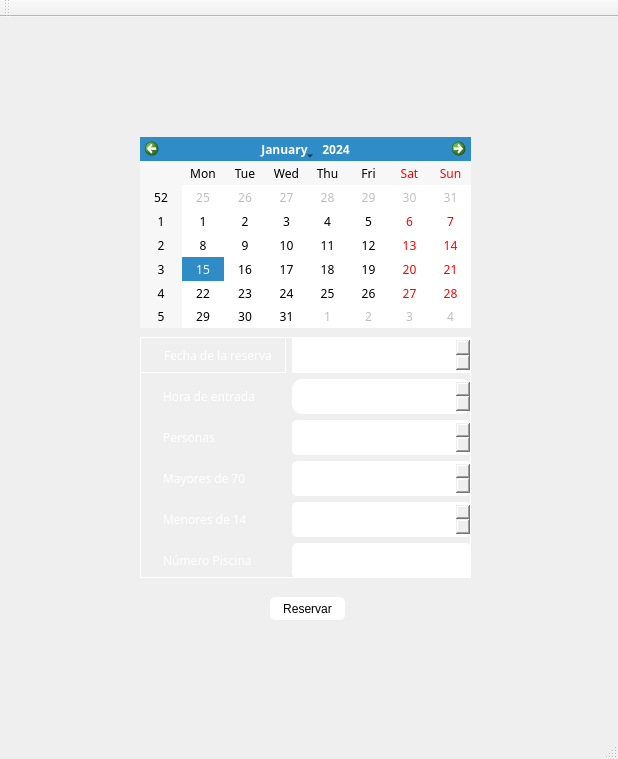
<?xml version="1.0" encoding="UTF-8"?>
<ui version="4.0">
 <class>MainWindow</class>
 <widget class="QMainWindow" name="MainWindow">
  <property name="geometry">
   <rect>
    <x>0</x>
    <y>0</y>
    <width>618</width>
    <height>759</height>
   </rect>
  </property>
  <property name="font">
   <font>
    <family>Myanmar Text</family>
   </font>
  </property>
  <property name="windowTitle">
   <string>MainWindow</string>
  </property>
  <property name="styleSheet">
   <string notr="true">background-color: &quot;#60ACE0&quot;</string>
  </property>
  <widget class="QWidget" name="centralwidget">
   <widget class="QCalendarWidget" name="calendar">
    <property name="geometry">
     <rect>
      <x>140</x>
      <y>120</y>
      <width>331</width>
      <height>191</height>
     </rect>
    </property>
    <property name="styleSheet">
     <string notr="true">font: 8pt &quot;Myanmar Text&quot;;
background-color: &quot;#60ACE9&quot;;</string>
    </property>
   </widget>
   <widget class="QWidget" name="gridWidget" native="true">
    <property name="geometry">
     <rect>
      <x>140</x>
      <y>320</y>
      <width>331</width>
      <height>241</height>
     </rect>
    </property>
    <property name="styleSheet">
     <string notr="true">border: 1px solid white;
border radius: 5px;
padding: 10px;
padding-left: 20px;
color: white; 
font-weight: bolder; 
background-color:&quot;#329CE3&quot;;</string>
    </property>
    <layout class="QGridLayout" name="gridLayout">
     <item row="4" column="0">
      <widget class="QLabel" name="lower14">
       <property name="styleSheet">
        <string notr="true">font: 9pt &quot;Candara&quot;;
border: none; </string>
       </property>
       <property name="text">
        <string>Menores de 14</string>
       </property>
      </widget>
     </item>
     <item row="0" column="1">
      <widget class="QDateEdit" name="dateEdit">
       <property name="styleSheet">
        <string notr="true">font: 8pt &quot;Myannara&quot;;
border: none; 
background-color: &quot;#329CE3&quot;;</string>
       </property>
      </widget>
     </item>
     <item row="3" column="1">
      <widget class="QSpinBox" name="grater70SpinBox">
       <property name="styleSheet">
        <string notr="true">font: 8pt &quot;Myanmar Text&quot;;
border: none;
border-radius:  5px;
background-color: &quot;#329CE3&quot;;
font-weight: bolder; </string>
       </property>
      </widget>
     </item>
     <item row="0" column="0">
      <widget class="QLabel" name="entryHour">
       <property name="styleSheet">
        <string notr="true">
font: 9pt &quot;Candara&quot;;
border-style: &quot;solid&quot;;
</string>
       </property>
       <property name="text">
        <string>Fecha de la reserva</string>
       </property>
      </widget>
     </item>
     <item row="2" column="1">
      <widget class="QSpinBox" name="nPeopleSpinBox">
       <property name="styleSheet">
        <string notr="true">font: 8pt &quot;Myanmar Text&quot;;
border: none;
border-radius: 5px;
background-color: &quot;#329CE3&quot;;</string>
       </property>
      </widget>
     </item>
     <item row="1" column="0">
      <widget class="QLabel" name="label">
       <property name="styleSheet">
        <string notr="true">
font: 9pt &quot;Candara&quot;;
border: none;
</string>
       </property>
       <property name="text">
        <string>Hora de entrada</string>
       </property>
      </widget>
     </item>
     <item row="1" column="1">
      <widget class="QTimeEdit" name="timeEdit">
       <property name="styleSheet">
        <string notr="true">font: 8pt &quot;Myanmar Text&quot;;
border-radius: 10px;
border: none;
background-color: &quot;#329CE3&quot;;</string>
       </property>
      </widget>
     </item>
     <item row="3" column="0">
      <widget class="QLabel" name="greater70">
       <property name="styleSheet">
        <string notr="true">font: 9pt &quot;Candara&quot;;
border: none; 
</string>
       </property>
       <property name="text">
        <string>Mayores de 70</string>
       </property>
      </widget>
     </item>
     <item row="2" column="0">
      <widget class="QLabel" name="nPeople">
       <property name="styleSheet">
        <string notr="true">font: 9pt &quot;Candara&quot;;
border: none;
font-weigth: bold; 
</string>
       </property>
       <property name="text">
        <string>Personas</string>
       </property>
      </widget>
     </item>
     <item row="4" column="1">
      <widget class="QSpinBox" name="lower14SpinBox">
       <property name="styleSheet">
        <string notr="true">font: 8pt &quot;Myanmar Text&quot;;
border-radius: 5px;
border: none;
background-color: &quot;#329CE3&quot;;
</string>
       </property>
      </widget>
     </item>
     <item row="5" column="0">
      <widget class="QLabel" name="label_2">
       <property name="styleSheet">
        <string notr="true">border: none; </string>
       </property>
       <property name="text">
        <string>Número Piscina</string>
       </property>
      </widget>
     </item>
     <item row="5" column="1">
      <widget class="QLineEdit" name="lineEdit">
       <property name="styleSheet">
        <string notr="true">border-radius: 5px; 
color: white; </string>
       </property>
      </widget>
     </item>
    </layout>
   </widget>
   <widget class="QFrame" name="frame">
    <property name="geometry">
     <rect>
      <x>130</x>
      <y>90</y>
      <width>351</width>
      <height>541</height>
     </rect>
    </property>
    <property name="styleSheet">
     <string notr="true">background-color: &quot;#60ACE9&quot;;
border-radius: 5px; </string>
    </property>
    <property name="frameShape">
     <enum>QFrame::StyledPanel</enum>
    </property>
    <property name="frameShadow">
     <enum>QFrame::Raised</enum>
    </property>
    <widget class="QPushButton" name="pushButton">
     <property name="geometry">
      <rect>
       <x>140</x>
       <y>490</y>
       <width>75</width>
       <height>23</height>
      </rect>
     </property>
     <property name="styleSheet">
      <string notr="true">color: black; 
border: 1px solid white; 
background-color: white; </string>
     </property>
     <property name="text">
      <string>Reservar</string>
     </property>
    </widget>
   </widget>
   <zorder>frame</zorder>
   <zorder>calendar</zorder>
   <zorder>gridWidget</zorder>
  </widget>
  <widget class="QStatusBar" name="statusbar"/>
  <widget class="QToolBar" name="toolBar">
   <property name="windowTitle">
    <string>toolBar</string>
   </property>
   <attribute name="toolBarArea">
    <enum>TopToolBarArea</enum>
   </attribute>
   <attribute name="toolBarBreak">
    <bool>false</bool>
   </attribute>
  </widget>
 </widget>
 <resources/>
 <connections/>
</ui>
